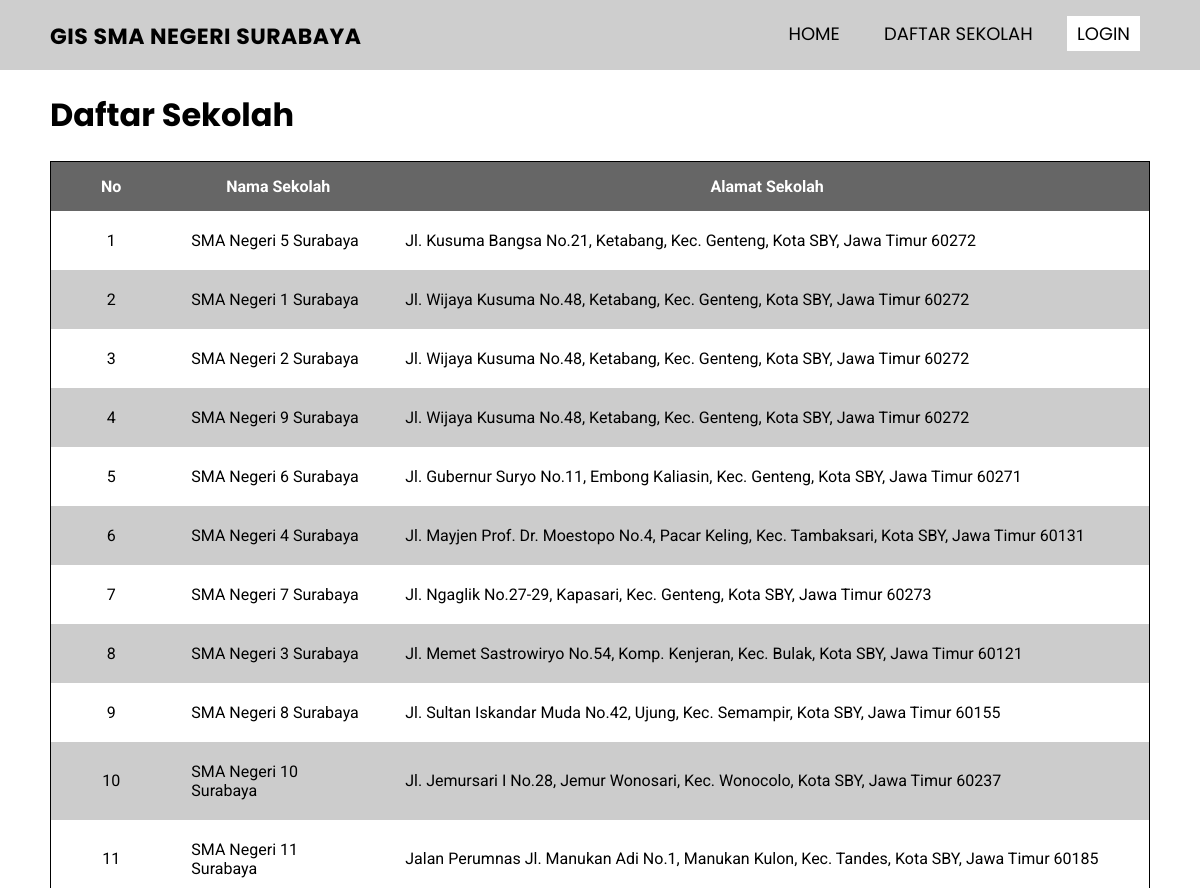
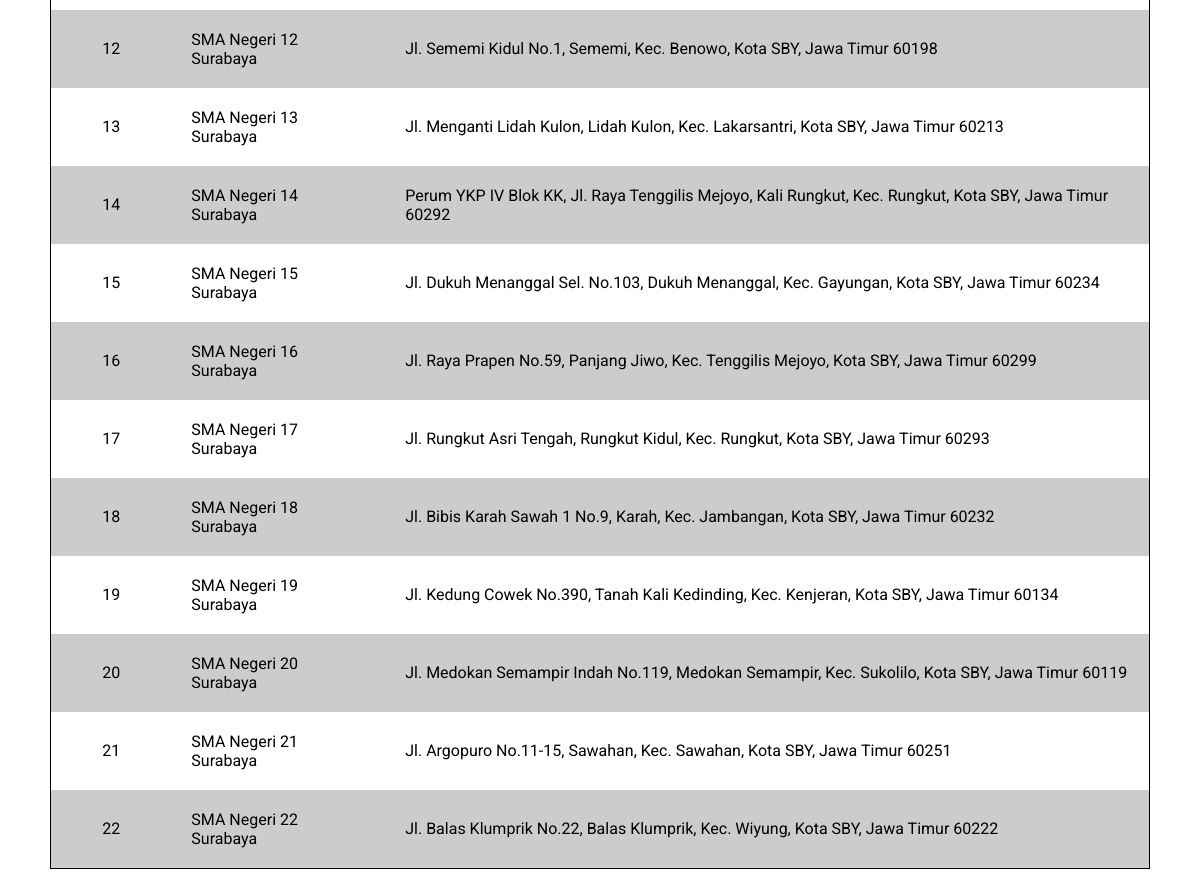
Screenshot of /index.php?module=data_sekolah with the database file from the repository (2 pictures, top to bottom).
### tables this page shows
CREATE TABLE `sma_lokasi` (
  `id_lokasi` bigint(20) UNSIGNED NOT NULL,
  `nama_sma` varchar(50) NOT NULL,
  `alamat_sma` varchar(150) NOT NULL,
  `lokasi_sma` point NOT NULL
);

### pages/data_sekolah/list.php (the view, shortened to what this page needs)
<div class="table-data">
    <h1>Daftar Sekolah</h1>
    <table class="table">
        <thead>
            <tr>
                <th>No</th>
                <th>Nama Sekolah</th>
                <th>Alamat Sekolah</th>
        </thead>
        <tbody>
            <?php
                $no = 1;
                $sql=$db->prepare("SELECT * FROM sma_lokasi");
                $sql->execute();
                while($hasil=$sql->FETCH(PDO::FETCH_ASSOC)){
            ?>
                <tr>
                    <td><?php echo $no;?></td>
                    <td><?php echo $hasil['nama_sma'];?></td>
                    <td><?php echo $hasil['alamat_sma'];?></td>
                </tr>
            <?php
                $no++;
                }
            ?>
        </tbody>
    </table>
</div>

### index.php (shortened to what this page needs)
<?php include("./koneksi/config.php"); ?>
<!DOCTYPE html>
<html lang="en">
  <head>
    <link rel="stylesheet" href="./css/frontend/style.css" />
  </head>
  <body>
    <header>
      <nav class="nav-bar">
        <p class="logo"><a href="index.php">GIS SMA NEGERI SURABAYA</a></p>
        <ul class="menu">
          <li><a href="index.php">Home</a></li>
          <li><a href="index.php?module=data_sekolah">Daftar Sekolah</a></li>
          <?php if(@$_SESSION['username'] !=''){ ?>
            <li><a href="index.php?module=proses_logout&action=proses">Logout</a></li>
          <?php }else{ ?>
            <li><a href="login.php">Login</a></li>
          <?php } ?>
        </ul>
      </nav>
    </header>
    <div class="container">
      <div class="row">
        <div class="content">
          <?php
            if(@$_GET['module'] !=''){
              if(@$_GET['action'] !=''){
                include("pages/".@$_GET['module']."/".@$_GET['action'].".php");
              }else{
                include("pages/".@$_GET['module']."/list.php");
              }
            }else{
              include("maps.html");
            }
          ?>
        </div>
      </div>
    </div>
  </body>
</html>

### css/frontend/style.css (style rules this page uses)
body { margin: 0; padding: 0; box-sizing: border-box; font-family: "Poppins", sans-serif; }
.nav-bar { height: 70px; background: #cecece; }
.logo { margin: 20px 50px; display: inline-block; font-size: 22px; letter-spacing: 0.5px; text-transform: uppercase; font-weight: bold; width: calc(100%-50%); }
.logo a { text-decoration: none; color: #000; }
.menu { float: right; list-style: none; margin: 15px 50px; }
.menu li { display: inline-block; margin: 5px 10px; }
.menu li a { text-decoration: none; color: #000; font-size: 18px; padding: 5px 10px; text-transform: uppercase; }
.menu li:nth-child(3) a { background: #fff; color: #000; }
.container { max-width: 100%; box-sizing: border-box; }
.table-data { margin: 20px 50px; }
.table-data .table { border: 1px solid #000; border-collapse: collapse; min-width: 50%; }
.table-data .table tr th { background-color: #666; padding: 15px 50px; color: #fff; font-size: 16px; font-family: "Roboto", sans-serif; }
.table-data .table tr td { padding: 20px 20px; font-family: "Roboto", sans-serif; }
.table-data .table tr td:nth-child(1) { text-align: center; }
.table-data .table tr:nth-child(even) { background-color: #ccc; }

### rows the page displays
sma_lokasi: nama_sma "SMA Negeri 5 Surabaya", alamat_sma "Jl. Kusuma Bangsa No.21, Ketabang, Kec. Genteng, Kota SBY, Jawa Timur 60272"
sma_lokasi: nama_sma "SMA Negeri 1 Surabaya", alamat_sma "Jl. Wijaya Kusuma No.48, Ketabang, Kec. Genteng, Kota SBY, Jawa Timur 60272"
sma_lokasi: nama_sma "SMA Negeri 2 Surabaya", alamat_sma "Jl. Wijaya Kusuma No.48, Ketabang, Kec. Genteng, Kota SBY, Jawa Timur 60272"
sma_lokasi: nama_sma "SMA Negeri 9 Surabaya", alamat_sma "Jl. Wijaya Kusuma No.48, Ketabang, Kec. Genteng, Kota SBY, Jawa Timur 60272"
sma_lokasi: nama_sma "SMA Negeri 6 Surabaya", alamat_sma "Jl. Gubernur Suryo No.11, Embong Kaliasin, Kec. Genteng, Kota SBY, Jawa Timur 60271"
sma_lokasi: nama_sma "SMA Negeri 4 Surabaya", alamat_sma "Jl. Mayjen Prof. Dr. Moestopo No.4, Pacar Keling, Kec. Tambaksari, Kota SBY, Jawa Timur 60131"
sma_lokasi: nama_sma "SMA Negeri 7 Surabaya", alamat_sma "Jl. Ngaglik No.27-29, Kapasari, Kec. Genteng, Kota SBY, Jawa Timur 60273"
sma_lokasi: nama_sma "SMA Negeri 3 Surabaya", alamat_sma "Jl. Memet Sastrowiryo No.54, Komp. Kenjeran, Kec. Bulak, Kota SBY, Jawa Timur 60121"
sma_lokasi: nama_sma "SMA Negeri 8 Surabaya", alamat_sma "Jl. Sultan Iskandar Muda No.42, Ujung, Kec. Semampir, Kota SBY, Jawa Timur 60155"
sma_lokasi: nama_sma "SMA Negeri 10 Surabaya", alamat_sma "Jl. Jemursari I No.28, Jemur Wonosari, Kec. Wonocolo, Kota SBY, Jawa Timur 60237"
sma_lokasi: nama_sma "SMA Negeri 11 Surabaya", alamat_sma "Jalan Perumnas Jl. Manukan Adi No.1, Manukan Kulon, Kec. Tandes, Kota SBY, Jawa Timur 60185"
sma_lokasi: nama_sma "SMA Negeri 12 Surabaya", alamat_sma "Jl. Sememi Kidul No.1, Sememi, Kec. Benowo, Kota SBY, Jawa Timur 60198"
sma_lokasi: nama_sma "SMA Negeri 13 Surabaya", alamat_sma "Jl. Menganti Lidah Kulon, Lidah Kulon, Kec. Lakarsantri, Kota SBY, Jawa Timur 60213"
sma_lokasi: nama_sma "SMA Negeri 14 Surabaya", alamat_sma "Perum YKP IV Blok KK, Jl. Raya Tenggilis Mejoyo, Kali Rungkut, Kec. Rungkut, Kota SBY, Jawa Timur 60292"
sma_lokasi: nama_sma "SMA Negeri 15 Surabaya", alamat_sma "Jl. Dukuh Menanggal Sel. No.103, Dukuh Menanggal, Kec. Gayungan, Kota SBY, Jawa Timur 60234"
sma_lokasi: nama_sma "SMA Negeri 16 Surabaya", alamat_sma "Jl. Raya Prapen No.59, Panjang Jiwo, Kec. Tenggilis Mejoyo, Kota SBY, Jawa Timur 60299"
sma_lokasi: nama_sma "SMA Negeri 17 Surabaya", alamat_sma "Jl. Rungkut Asri Tengah, Rungkut Kidul, Kec. Rungkut, Kota SBY, Jawa Timur 60293"
sma_lokasi: nama_sma "SMA Negeri 18 Surabaya", alamat_sma "Jl. Bibis Karah Sawah 1 No.9, Karah, Kec. Jambangan, Kota SBY, Jawa Timur 60232"
sma_lokasi: nama_sma "SMA Negeri 19 Surabaya", alamat_sma "Jl. Kedung Cowek No.390, Tanah Kali Kedinding, Kec. Kenjeran, Kota SBY, Jawa Timur 60134"
sma_lokasi: nama_sma "SMA Negeri 20 Surabaya", alamat_sma "Jl. Medokan Semampir Indah No.119, Medokan Semampir, Kec. Sukolilo, Kota SBY, Jawa Timur 60119"
sma_lokasi: nama_sma "SMA Negeri 21 Surabaya", alamat_sma "Jl. Argopuro No.11-15, Sawahan, Kec. Sawahan, Kota SBY, Jawa Timur 60251"
sma_lokasi: nama_sma "SMA Negeri 22 Surabaya", alamat_sma "Jl. Balas Klumprik No.22, Balas Klumprik, Kec. Wiyung, Kota SBY, Jawa Timur 60222"
